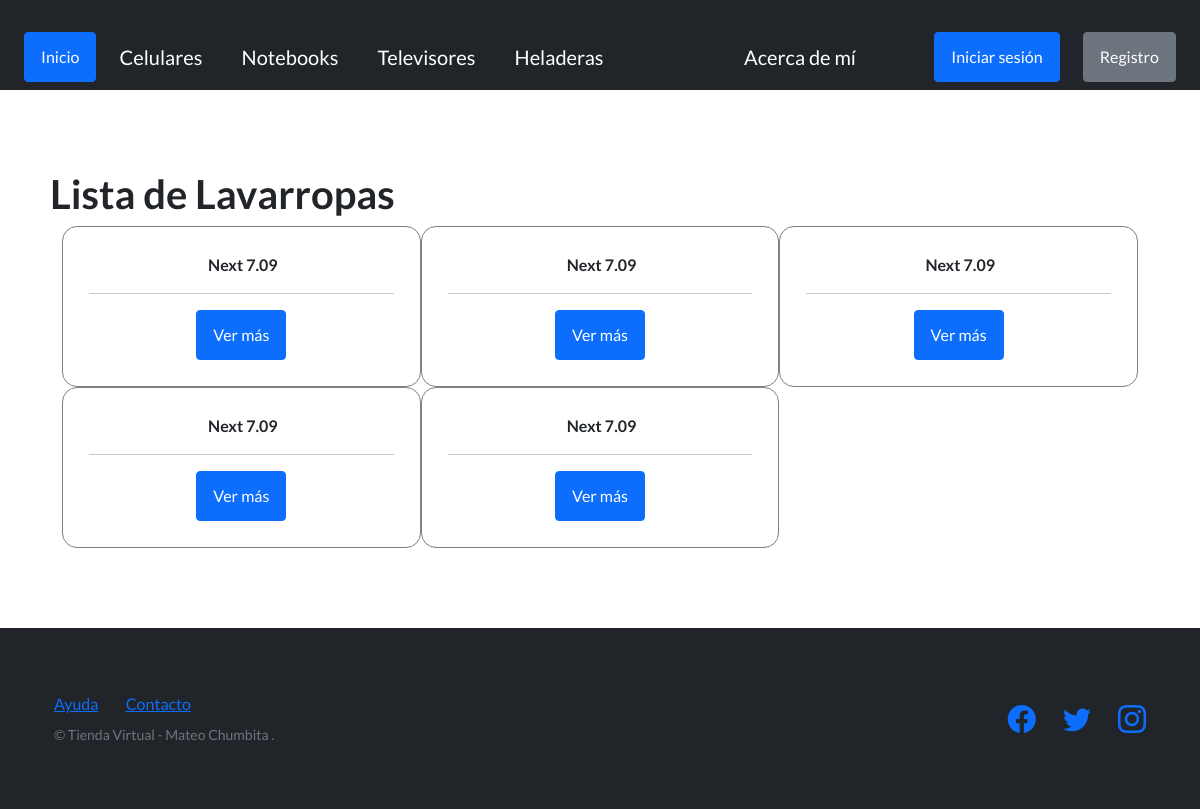
The app's page /product/lavarropas/ with its own data.
### product/models.py (models this page shows, shortened)
class Lavarropa(models.Model):
    usuario = models.ForeignKey(User, on_delete=models.CASCADE, null=True, blank=True)
    titulo = models.CharField(max_length=200)
    marca = models.CharField(max_length=40)
    modelo = models.CharField(max_length=40)
    descripcion = models.TextField(null=True, blank=True)
    year = models.IntegerField()
    precio = models.DecimalField(max_digits=10, decimal_places=2)
    fecha = models.DateTimeField(auto_now_add=True)
    telefono = models.IntegerField()
    email = models.EmailField()
    imagen = models.ImageField(null=True, blank=True, upload_to="imagen_lavarropa")

### product/views.py (the view)
# urls.py: path('lavarropas/', lavarropa, name='lavarropas'),
def lavarropa(request):
    contexto = {
        'lavarropas': Lavarropa.objects.all()
    }
    return render(request=request, template_name='product/lavarropas.html',
     context=contexto )

### product/templates/product/lavarropas.html (shortened to what this page needs)
{% extends "usuario/base.html" %}
{% block contenido %}
<h1>Lista de Lavarropas</h1>
<div class="container text-center">
    <div class="row">
            {% for lavarropa in lavarropas %}
            <div class="producto col-sm-4 align-items-center">
                <div class="card-body">
                <span>{{lavarropa.modelo}}</span>
                <hr>
                <a  class="btn btn-primary" href="{% url 'ver_lavarropa' lavarropa.id %}">Ver más</a>
                </div>
            </div>
            {% endfor %}
{% endblock contenido %}

### records on screen
Lavarropa: modelo "Next 7.09"
Lavarropa: modelo "Next 7.09"
Lavarropa: modelo "Next 7.09"
Lavarropa: modelo "Next 7.09"
Lavarropa: modelo "Next 7.09"
